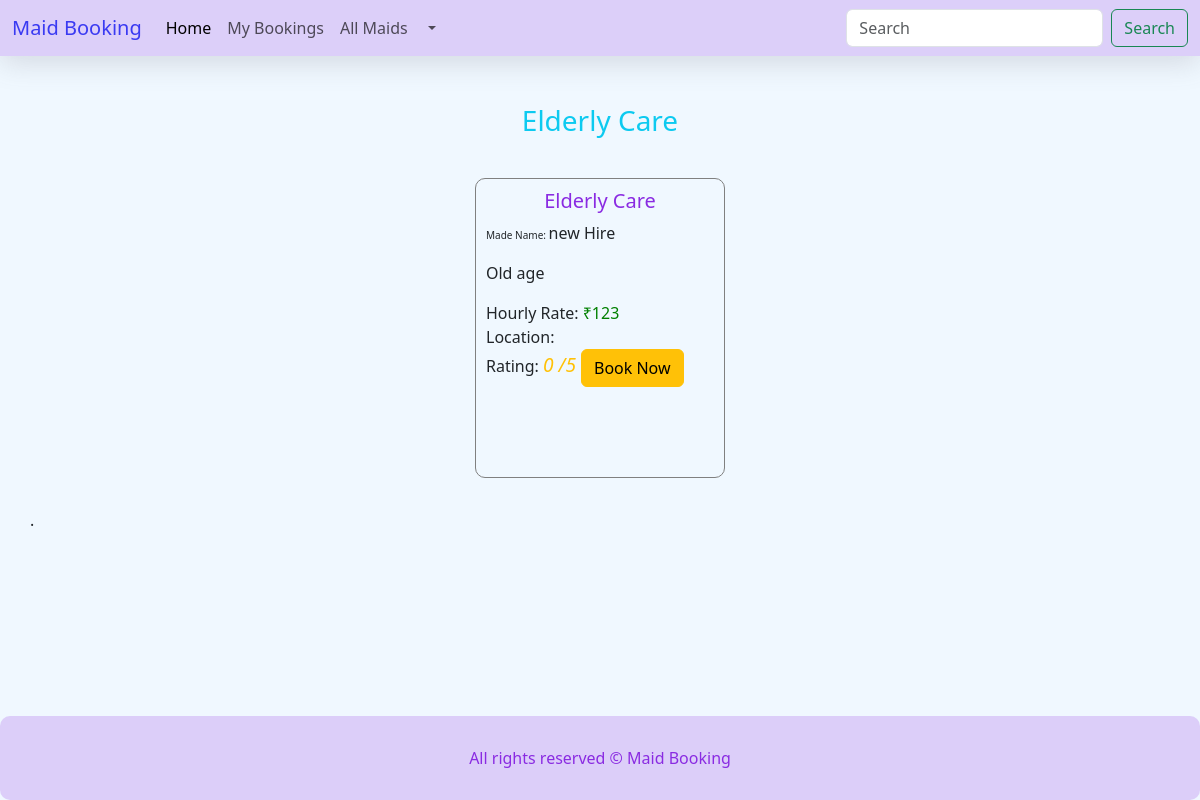
/elderlycare.php, run on an earlier commit of the app's database.
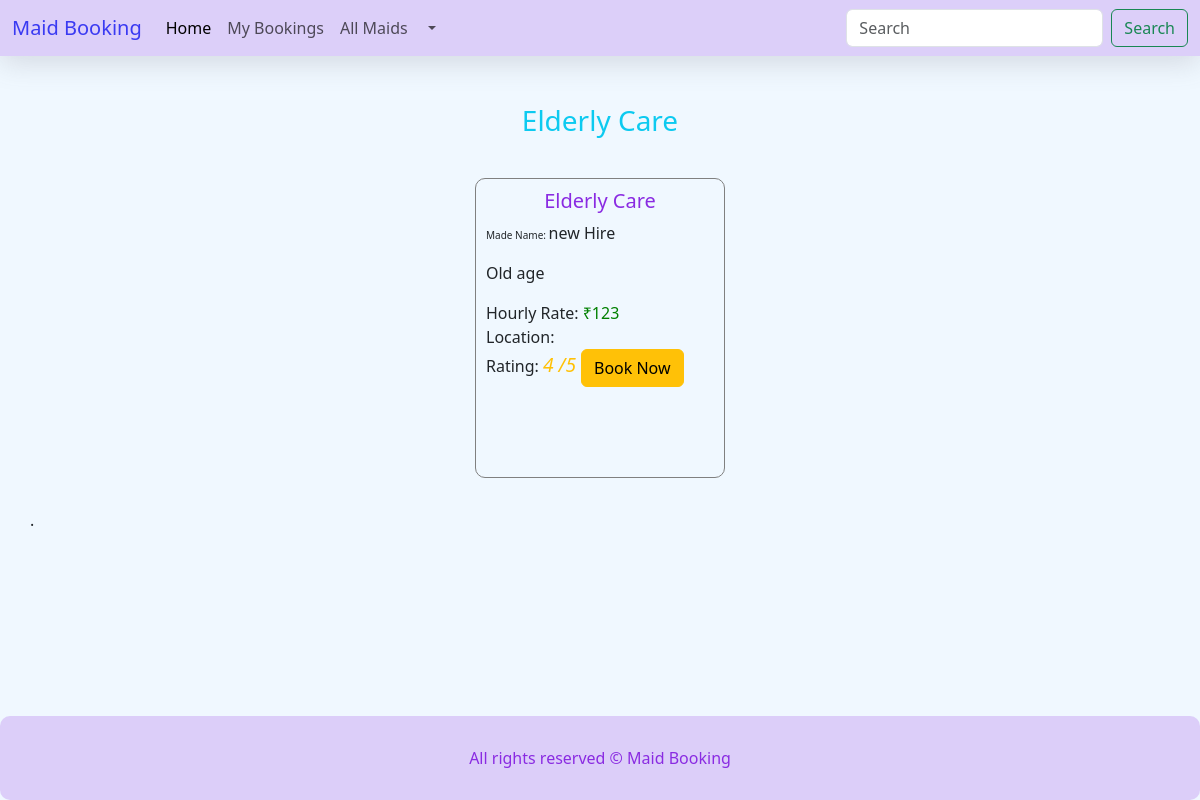
And on a later commit of the database.
### tables this page shows
CREATE TABLE IF NOT EXISTS `maid` (
  `id` int(11) NOT NULL,
  `Service` varchar(255) NOT NULL,
  `Hourlyrate` int(11) NOT NULL,
  `monthlyrate` int(11) NOT NULL,
  `Availability` tinyint(1) NOT NULL,
  `Service_Name` varchar(255) NOT NULL,
  `Company_name` varchar(255) NOT NULL,
  `Rating` int(20) NOT NULL,
  `totalrater` int(20) NOT NULL,
  `location` varchar(255) NOT NULL
);

### elderlycare.php (the view, shortened to what this page needs)
<!DOCTYPE html>
<html lang="en">
<head>
  <link href="https://cdn.jsdelivr.net/npm/bootstrap@5.3.2/dist/css/bootstrap.min.css" rel="stylesheet"
>
  <link rel="stylesheet" href="css/styles.css">
</head>
<body>
    <?php include 'components/headder.php'?>
    <div class="container mt-5">
    <h3 class="text-info text-center">Elderly Care</h3>
        <div class="maidcontainer mt-3">
        <?php include ('dbconnection.php'); ?>
        <?php
                    $service = 'Elderly Care';
                    $maids = "SELECT * FROM maid WHERE Service = '$service' ";
                    $rs = $conn->query($maids);
						    while($rws = $rs->fetch_assoc()){
        ?>
            <div class="maid-card mt-4">
                <h5><?php echo $rws['Service']?></h5>
                <p><span style="font-size:10px;">Made Name: </span> <?php echo $rws['Company_name']?></p>
                <p><?php echo $rws['Service_Name']?></p>
                <span >Hourly Rate:</span><span style="color:green"> ₹<?php echo $rws['Hourlyrate']?></span>
                <br>
                <span>Location: <?php echo $rws['location']?></span> <br>
                  <?php
                  if ($rws["totalrater"] == 0){
                  ?>
                  <span>Rating:  <i class="bi bi-star text-warning" style="font-size:larger"> <?php echo $rws["Rating"] ?> /5 </i></span>
                  <?php
                  }else{?>
                  <span>Rating: <i class="bi bi-star text-warning" style="font-size:larger"> <?php echo $rws["Rating"]/ $rws["totalrater"] ?>  /5 </i></span>
<?php }?>
                <a href="booking.php?id=<?php echo $rws['id']?>" class="btn btn-warning btn-full">Book Now</a>
            </div>
            <?php
            }
            ?>
        </div>
    </div>
    <?php include 'components/footer.php'?>
</body>
</html>

### components/headder.php (shortened to what this page needs)
<?php
  $firstname = $_SESSION['name'];
?>
<nav class="navbar navbar-expand-lg bg-body-tertiary">
  <div class="container-fluid">
    <a class="navbar-brand" href="index.php">Maid Booking</a>
    <div class="collapse navbar-collapse" id="navbarSupportedContent">
      <ul class="navbar-nav me-auto mb-2 mb-lg-0">
        <li class="nav-item">
          <a class="nav-link active" aria-current="page" href="index.php">Home</a>
        </li>
        <li class="nav-item">
          <a class="nav-link" href="mybooking.php">My Bookings</a>
        </li>
        <li class="nav-item">
          <a class="nav-link" href="maidlist.php">All Maids</a>
        </li>
        <li class="nav-item dropdown">
          <a class="nav-link dropdown-toggle" href="#" role="button" data-bs-toggle="dropdown" aria-expanded="false">
         <?php print_r($firstname); ?>
          </a>
        </li>
      </ul>
      <form class="d-flex" role="search" action="searchresult.php" method="POST">
        <input class="form-control me-2" type="search" name='search' placeholder="Search" aria-label="Search">
        <button class="btn btn-outline-success" type="submit" value="submit" name="submit" >Search</button>
      </form>
    </div>
  </div>
</nav>

### components/footer.php (shortened to what this page needs)
<div class="upfooter">
    .
</div>
<div class="footer">
    All rights reserved &copy; Maid Booking
</div>

### css/styles.css (style rules this page uses)
body { background-color: aliceblue; }
.navbar { background-color: rgba(138, 43, 226,.2) !important; box-shadow: rgba(100, 100, 111, 0.2) 0px 7px 29px 0px !important; }
.navbar-brand { color: rgb(58, 58, 242) !important; }
.footer { width:100%; margin: auto; padding: 30px; text-align: center; border-radius: 10px; background-color: rgba(138, 43, 226,.2); position: fixed; bottom: 0; color: blueviolet; }

### elderlycare.php (style rules this page uses)
.maid-card { width:250px; height:300px; border:.5px solid gray; border-radius:10px; padding:10px; }
.maid-card h5 { text-align:center; color:blueviolet; }
.maidcontainer { display:flex; justify-content:space-evenly; flex-wrap:wrap; align-items:center; }

### components/footer.php (style rules this page uses)
.upfooter { padding:30px; }

What changed in the data, as far as the page shows it:
changed maid "Elderly Care": totalrater 0 → 2 (drawn); $rws["Rating"]/ $rws["totalrater"] (not shown) → "4"; Rating "0" → (not shown)
